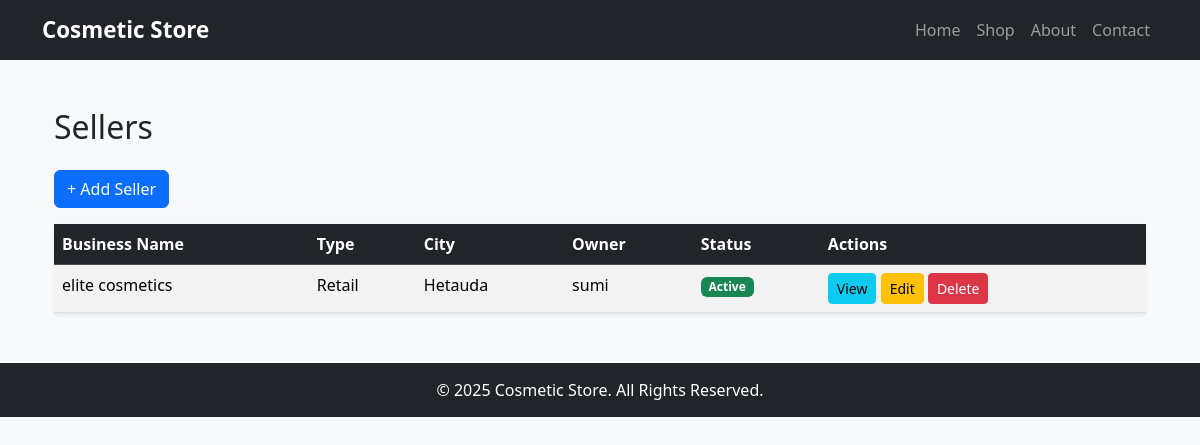
The page /sellers/ on the database its author committed.
### sellers/models.py (models this page shows, shortened)
class Seller(models.Model):
    user = models.ForeignKey(User, on_delete=models.CASCADE, related_name="sellers")
    business_name = models.CharField(max_length=255)
    business_type = models.CharField(
        max_length=100,
        choices=[
            ('retail', 'Retail'),
            ('wholesale', 'Wholesale'),
            ('manufacturer', 'Manufacturer'),
            ('service', 'Service'),
        ],
        default='retail'
    )
    pan_number = models.CharField(max_length=50, blank=True, null=True)  # Tax ID
    address = models.TextField(blank=True, null=True)
    city = models.CharField(max_length=100, blank=True, null=True)
    state = models.CharField(max_length=100, blank=True, null=True)
    country = models.CharField(max_length=100, default="Nepal")
    postal_code = models.CharField(max_length=20, blank=True, null=True)
    created_at = models.DateTimeField(auto_now_add=True)
    updated_at = models.DateTimeField(auto_now=True)
    is_active = models.BooleanField(default=True)
    class Meta:
        db_table = "sellers"
        ordering = ['-created_at']

### sellers/views.py (the view)
# urls.py: path('sellers/', views.seller_list, name='seller_list'),
def seller_list(request):
    sellers = Seller.objects.all()
    return render(request, "seller_list.html", {"sellers": sellers})

### sellers/templates/seller_list.html (shortened to what this page needs)
{% extends "base.html" %}
{% block content %}
<div class="container mt-4">
    <h2 class="mb-4">Sellers</h2>
    <a href="{% url 'seller_create' %}" class="btn btn-primary mb-3">+ Add Seller</a>
    <table class="table table-striped shadow-sm">
        <thead class="table-dark">
            <tr>
                <th>Business Name</th>
                <th>Type</th>
                <th>City</th>
                <th>Owner</th>
                <th>Status</th>
                <th>Actions</th>
            </tr>
        </thead>
        <tbody>
        {% for seller in sellers %}
            <tr>
                <td>{{ seller.business_name }}</td>
                <td>{{ seller.get_business_type_display }}</td>
                <td>{{ seller.city }}</td>
                <td>{{ seller.user.username }}</td>
                <td>
                    {% if seller.is_active %}
                        <span class="badge bg-success">Active</span>
                    {% else %}
                        <span class="badge bg-danger">Inactive</span>
                    {% endif %}
                </td>
                <td>
                    <a href="{% url 'seller_detail' seller.id %}" class="btn btn-info btn-sm">View</a>
                    <a href="{% url 'seller_update' seller.id %}" class="btn btn-warning btn-sm">Edit</a>
                    <a href="{% url 'seller_delete' seller.id %}" class="btn btn-danger btn-sm">Delete</a>
                </td>
            </tr>
        {% empty %}
            <tr><td colspan="6" class="text-center text-muted">No sellers found.</td></tr>
        {% endfor %}
        </tbody>
    </table>
</div>
{% endblock %}

### products/templates/base.html (style rules this page uses)
body { background-color: #f8f9fa; }

### rows shown on the page
Seller: business_name "elite cosmetics", business_type "Retail", city "Hetauda", user.username "sumi", is_active "Active"
